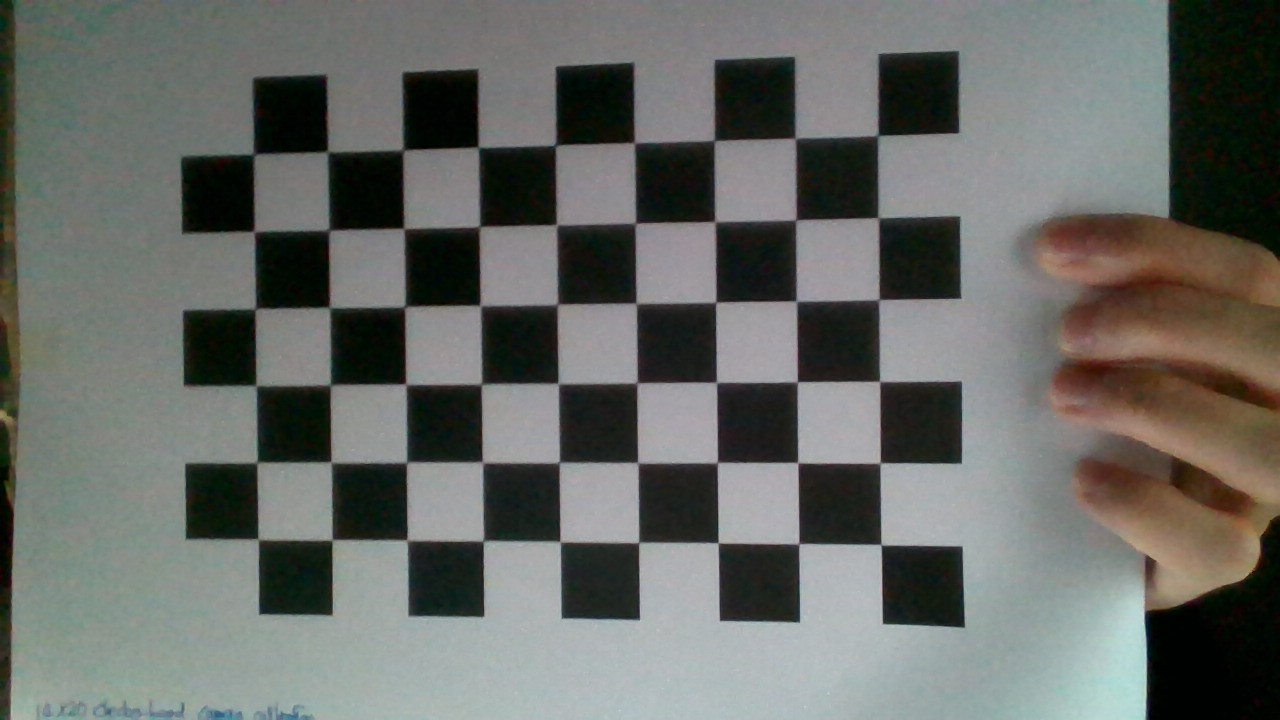
#> input picture calibration/data/WIN_20250221_03_08_00_Pro.jpg, 1280 x 720 px; its folder holds only this picture in this run
$ python calibration.py
#> lines starting #> are read from the running program, lines starting #| are printed output that depends on the picture; after the words box and inside, x2 and y2 are one past the last pixel; in counts of white or black regions, pixels touching at a corner belong together; long printed decimals are rounded
"""
camera calibration

use checkerboard & openCV to calibrate
1) find parameters
2) input real world sizes & estimate the size of the object (on same plane)
3) similar with aruco tag -> known sized tag
"""

import cv2
import numpy as np
import os
import glob

img_shape = []

# size of checkerboard
CHECKERBOARD = (6,9) #inner intersections

#criteria for terminalization
criteria = (cv2.TERM_CRITERIA_EPS + cv2.TERM_CRITERIA_MAX_ITER, 30, 0.001)

# 3D points save
points_3D = []
# 2D points save
points_2D = []

# make fundamental points (target?)
object_point = np.zeros((1, CHECKERBOARD[0] * CHECKERBOARD[1], 3), np.float32)
object_point[0,:,:2] = np.mgrid[0:CHECKERBOARD[0], 0:CHECKERBOARD[1]].T.reshape(-1, 2)
object_point *= 20 #20mm for one checkerboard pixel

prev_img_shape = None
# extract images
images = glob.glob('/home/kisangpark/lab_training/calibration/data/*.jpg')
print(images)
for file in images:
    print("entered")
    img = cv2.imread(file)
#> img is the input picture: shape (720, 1280, 3); mean B, G, R 101.8, 105.9, 103.5
    # grayscale (efficiency)
    gray = cv2.cvtColor(img,cv2.COLOR_BGR2GRAY)
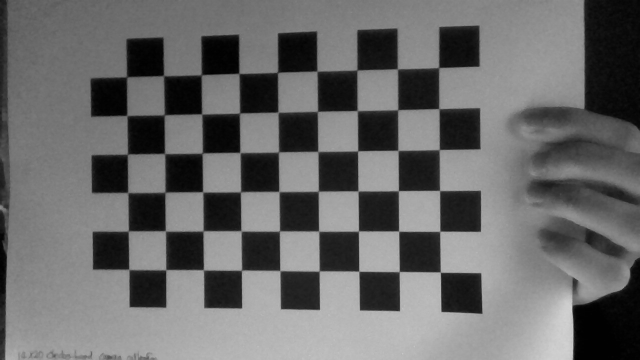
#> gray: shape (720, 1280) (shown at 1/2 size); min 0, max 213, mean 104.7


    # finding corners
    ret, corners = cv2.findChessboardCorners(gray,
                                             CHECKERBOARD,
                                             cv2.CALIB_CB_ADAPTIVE_THRESH + cv2.CALIB_CB_FAST_CHECK + cv2.CALIB_CB_NORMALIZE_IMAGE)
#> ret = True; corners = 54 rows, first 8: [878, 135.5], [878.1, 217.7], [878.5, 298.3], [879.5, 381.5], [879.7, 462.5], [880.9, 544.7], [794, 139.5], [795.1, 218.9]
    # image, patternsize, falgs
    #ret = true if number of corners are correct / corners return the list of corner coordinates


    if ret == True:
        points_3D.append(object_point)

        # precision
        corners2 = cv2.cornerSubPix(gray, corners, (11,11),(-1,-1), criteria)
#> corners2 = 54 rows, first 8: [878, 135.4], [878.2, 217.7], [878.9, 299.6], [879.7, 381.4], [880.2, 462.9], [881.1, 544.7], [795.2, 138.2], [795.9, 219.9]
        # image, corners, window size, zerozone, criteria
        img_shape = gray.shape[::-1]
        print (img_shape)
#| (1280, 720)

        points_2D.append(corners2) # 2D points obtained by checkerboard image
        img = cv2.drawChessboardCorners(img, CHECKERBOARD, corners2, ret)
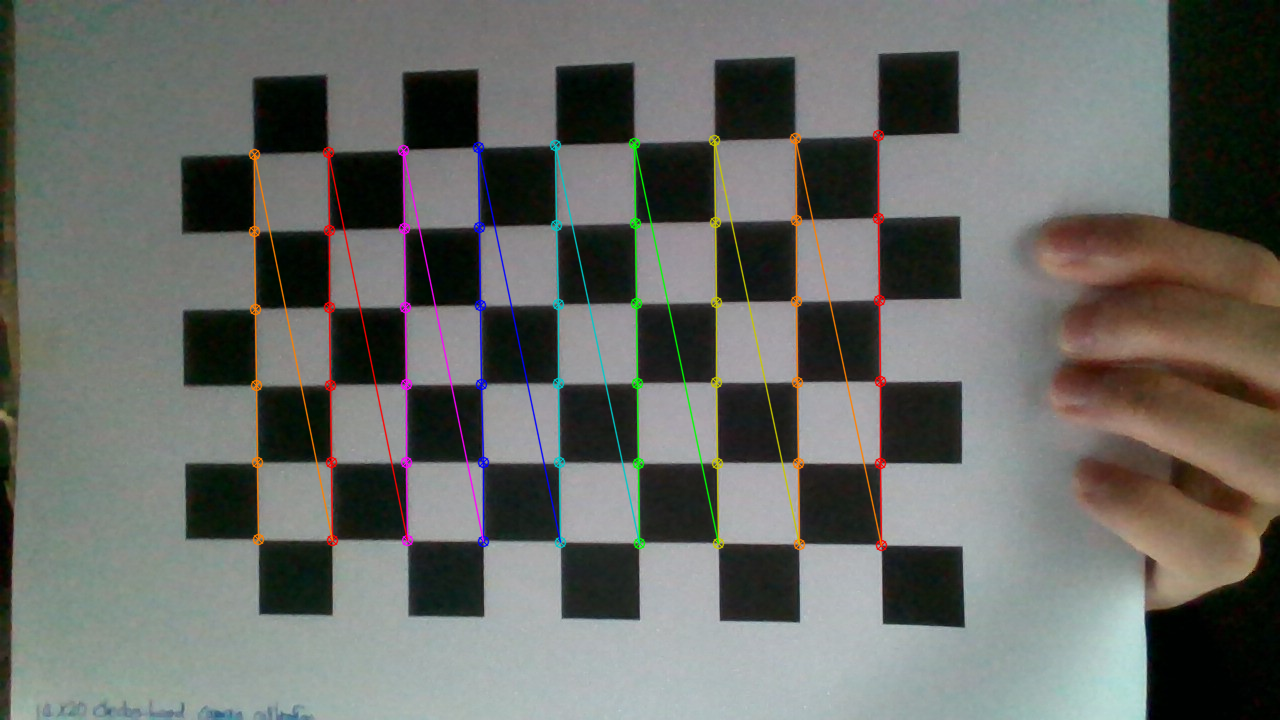
#> img: shape (720, 1280, 3); 2.67% of pixels changed, all inside (x1, y1, x2, y2) = (248, 129, 888, 552)
    cv2.imshow('img',img)
    cv2.waitKey(2000)
cv2.destroyAllWindows()


#Calibration!!!!!
# hand 3D points, 2D points, image size
ret, mtx, dist, rvecs, tvecs = cv2.calibrateCamera(points_3D, points_2D, img_shape, None, None)
#> ret = 0.307; mtx = [[1502.7, 0, 608.9], [0, 1507.6, 358.7], [0, 0, 1]]; dist = [[-0.158, 5.74, -0.000471, 0.00134, -48.58]]; rvecs = ([0.121, 0.103, 1.56],); tvecs = ([65.8, -54.45, 368.2],)

print("intrinsic matrix:", mtx)
#| intrinsic matrix: [[1.50268547e+03 0.00000000e+00 6.08866549e+02]
#|  [0.00000000e+00 1.50757821e+03 3.58729695e+02]
#|  [0.00000000e+00 0.00000000e+00 1.00000000e+00]]
print("distortion parameters:", dist)
#| distortion parameters: [[-1.57609112e-01  5.74256384e+00 -4.70917449e-04  1.34301180e-03
#|   -4.85810901e+01]]
print("rotation vector:", rvecs)
#| rotation vector: (array([[0.1213],
#|        [0.1034],
#|        [1.558]]),)
print("transition vector:", tvecs)
#| transition vector: (array([[ 65.797],
#|        [-54.454],
#|        [368.170]]),)


#save matrix & distortion parameters with npy file
np.save("matrix.npy", mtx)
np.save("distortion.npy", dist)

a = np.load("matrix.npy")
print(a)

$ run again, on calibration/data/WIN_20250221_03_08_37_Pro.jpg
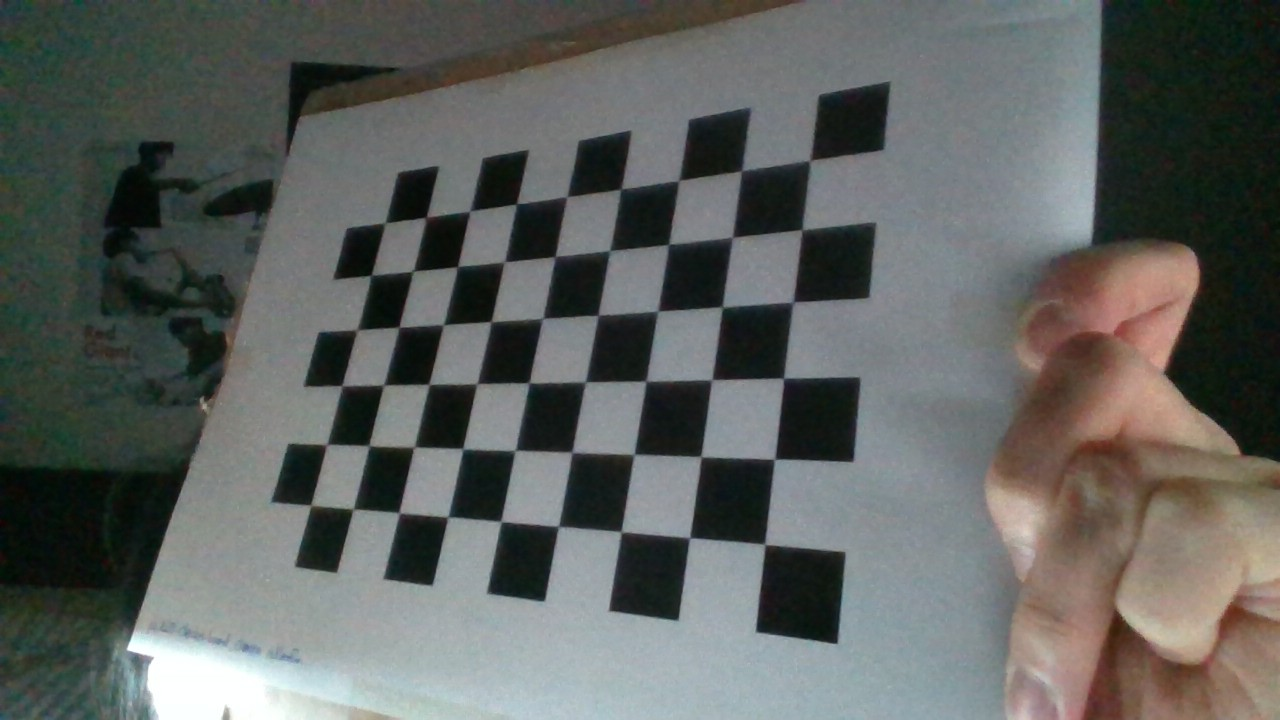
#> input picture calibration/data/WIN_20250221_03_08_37_Pro.jpg, 1280 x 720 px
#> img is the input picture: shape (720, 1280, 3); mean B, G, R 94.8, 97.7, 94.5
#> `gray = cv2.cvtColor(img,cv2.COLOR_BGR2GRAY)`:
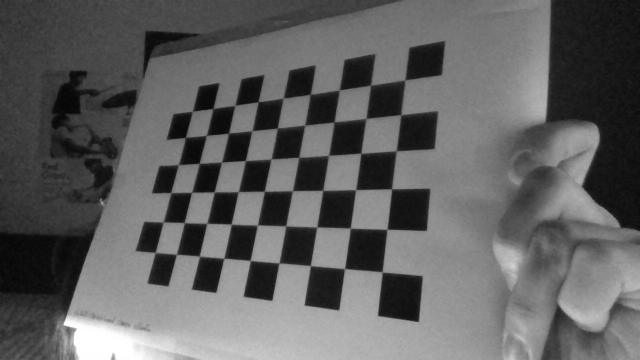
#> gray: shape (720, 1280) (shown at 1/2 size); min 5, max 255, mean 96.4
#> `ret, corners = cv2.findChessboardCorners(gray, CHECKERBOARD, cv2.CALIB..`: ret = True; corners = 54 rows, first 8: [810, 160.5], [801.6, 229.5], [794.4, 301.7], [783.4, 378.6], [774.2, 459.7], [764.1, 543.7], [741.4, 170.8], [732.6, 237.3]
#> corners2 = 54 rows, first 8: [810.1, 160.4], [802.2, 229.6], [792.9, 302.2], [783.6, 378.1], [774.5, 459.2], [764.8, 544.4], [741.7, 170.6], [732.6, 237.3]
#| (1280, 720)
#> `img = cv2.drawChessboardCorners(img, CHECKERBOARD, corners2, ret)`:
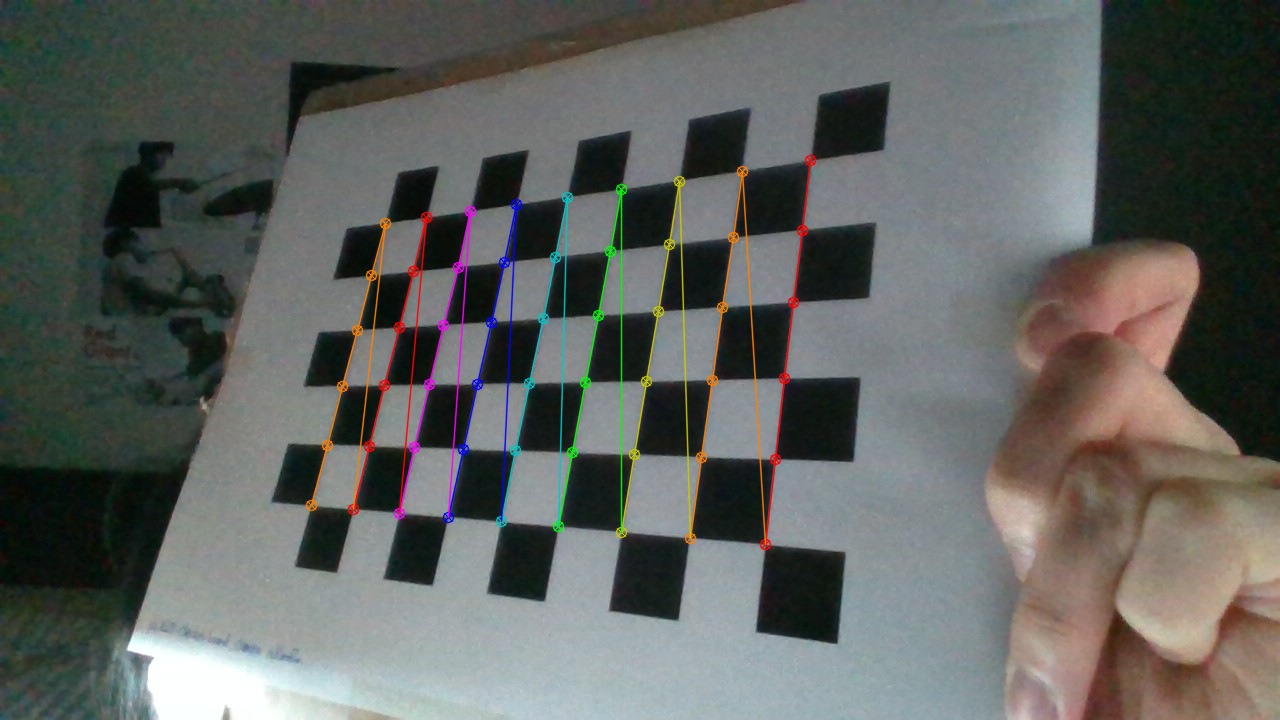
#> img: shape (720, 1280, 3); 2.28% of pixels changed, all inside (x1, y1, x2, y2) = (305, 154, 817, 551)
#> `ret, mtx, dist, rvecs, tvecs = cv2.calibrateCamera(points_3D, points_2..`: ret = 0.3; mtx = [[995.9, 0, 685.2], [0, 951.2, 307.3], [0, 0, 1]]; dist = [[0.153, -0.836, -0.00551, 0.000319, 1.65]]; rvecs = ([0.187, 0.735, 1.55],); tvecs = ([31.62, -38.85, 253.3],)
#| intrinsic matrix: [[995.887    0.         685.175]
#|  [  0.         951.174   307.280]
#|  [  0.           0.           1.        ]]
#| distortion parameters: [[ 1.52879636e-01 -8.35888457e-01 -5.51189793e-03  3.19105931e-04
#|    1.64748738e+00]]
#| rotation vector: (array([[0.187],
#|        [0.7352],
#|        [1.548]]),)
#| transition vector: (array([[ 31.622],
#|        [-38.845],
#|        [253.315]]),)

$ run again, on calibration/data/WIN_20250221_03_08_50_Pro.jpg
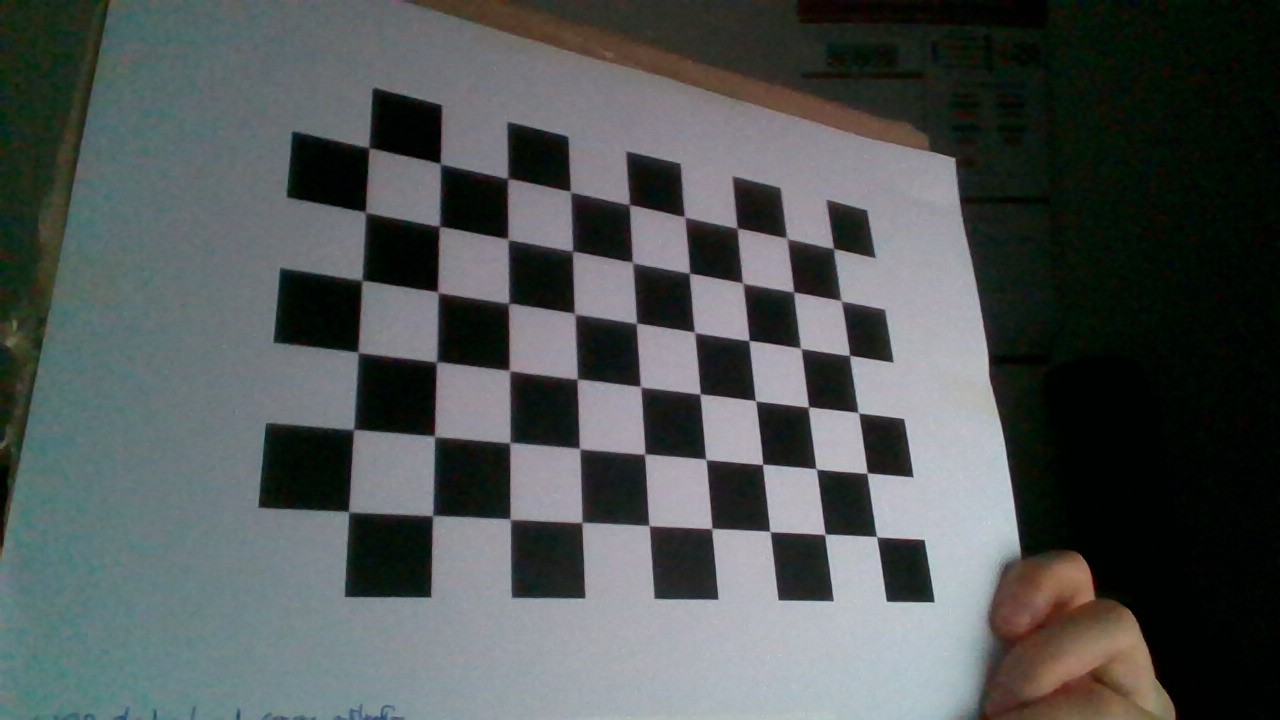
#> input picture calibration/data/WIN_20250221_03_08_50_Pro.jpg, 1280 x 720 px
#> img is the input picture: shape (720, 1280, 3); mean B, G, R 85.3, 85.6, 80.4
#> `gray = cv2.cvtColor(img,cv2.COLOR_BGR2GRAY)`:
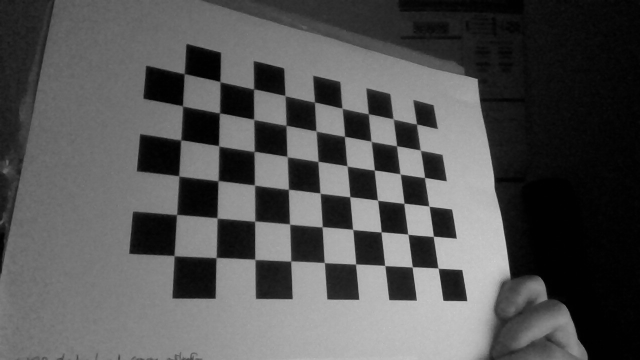
#> gray: shape (720, 1280) (shown at 1/2 size); min 0, max 209, mean 84
#> `ret, corners = cv2.findChessboardCorners(gray, CHECKERBOARD, cv2.CALIB..`: ret = True; corners = 54 rows, first 8: [832.8, 247.7], [841.2, 300.9], [849.5, 355.2], [858.3, 412.6], [867.1, 473], [876.6, 536.5], [786.8, 237.3], [793.9, 291.7]
#> corners2 = 54 rows, first 8: [833.5, 248.4], [841.1, 300.7], [849.6, 355.4], [858.4, 412.7], [867.2, 473.1], [876.6, 536.6], [786.8, 238.2], [793.7, 292]
#| (1280, 720)
#> `img = cv2.drawChessboardCorners(img, CHECKERBOARD, corners2, ret)`:
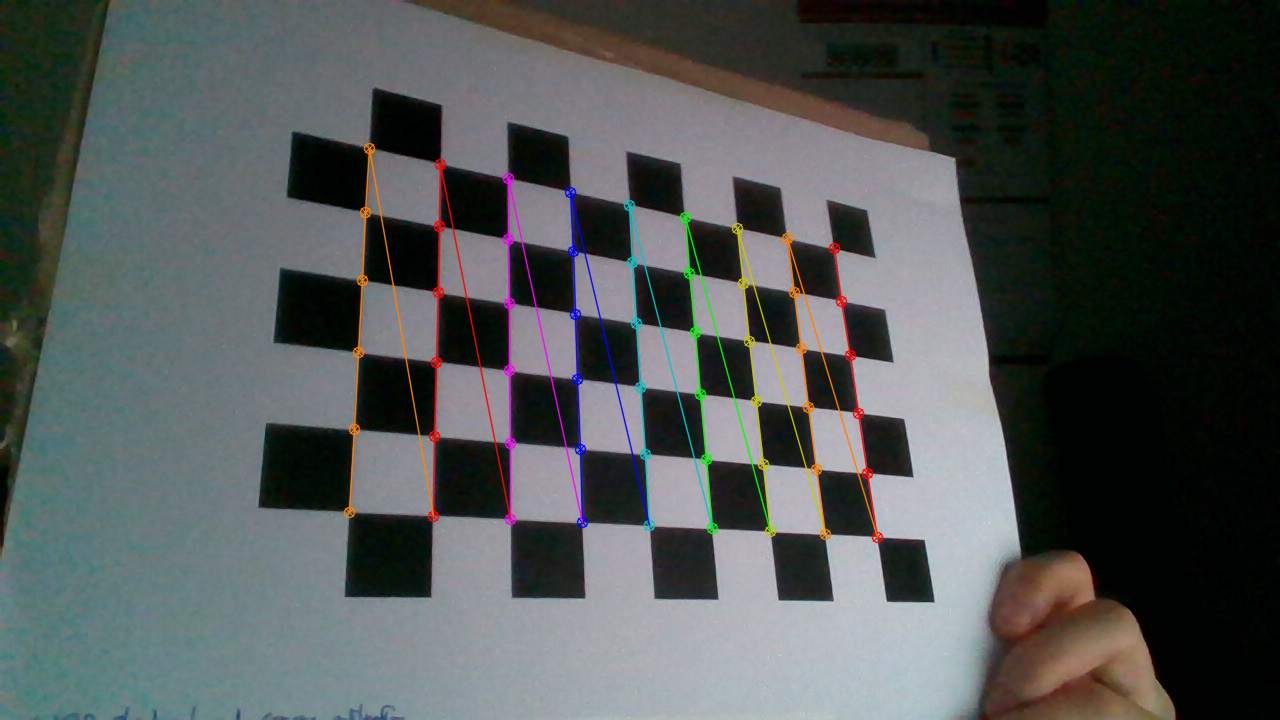
#> img: shape (720, 1280, 3); 2.28% of pixels changed, all inside (x1, y1, x2, y2) = (343, 142, 884, 544)
#> `ret, mtx, dist, rvecs, tvecs = cv2.calibrateCamera(points_3D, points_2..`: ret = 0.25; mtx = [[935.2, 0, 651.7], [0, 956.6, 359.6], [0, 0, 1]]; dist = [[0.146, -1.71, -0.00274, -0.00018, 7.32]]; rvecs = ([-0.684, -0.0656, 1.55],); tvecs = ([64.1, -38.26, 331.2],)
#| intrinsic matrix: [[935.159   0.         651.658]
#|  [  0.         956.629 359.562]
#|  [  0.           0.           1.        ]]
#| distortion parameters: [[ 1.45981843e-01 -1.71173200e+00 -2.74377460e-03 -1.80431637e-04
#|    7.31761972e+00]]
#| rotation vector: (array([[-0.6839],
#|        [-0.06558],
#|        [ 1.545 ]]),)
#| transition vector: (array([[ 64.103],
#|        [-38.264  ],
#|        [331.181]]),)
